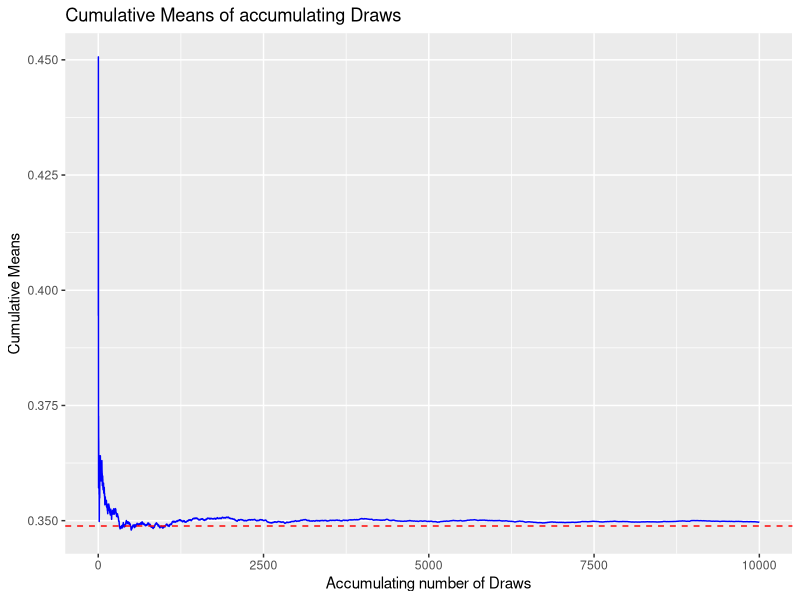
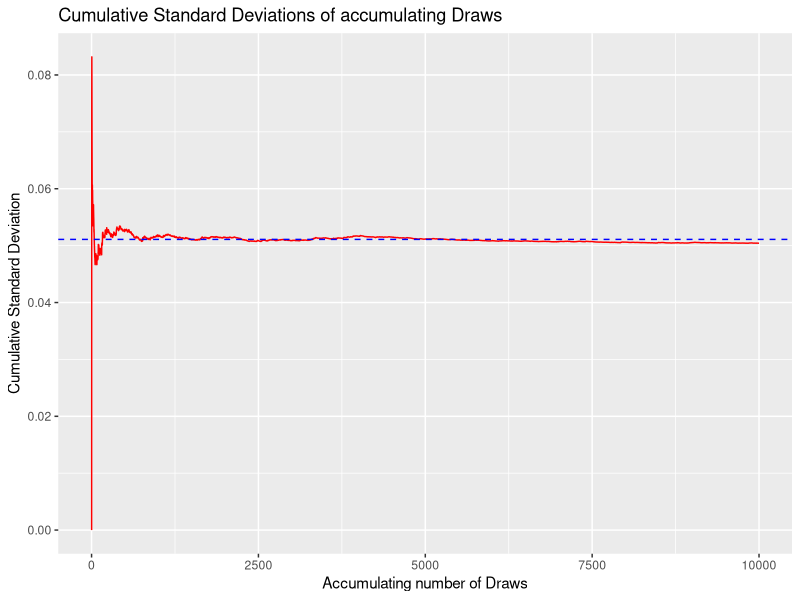
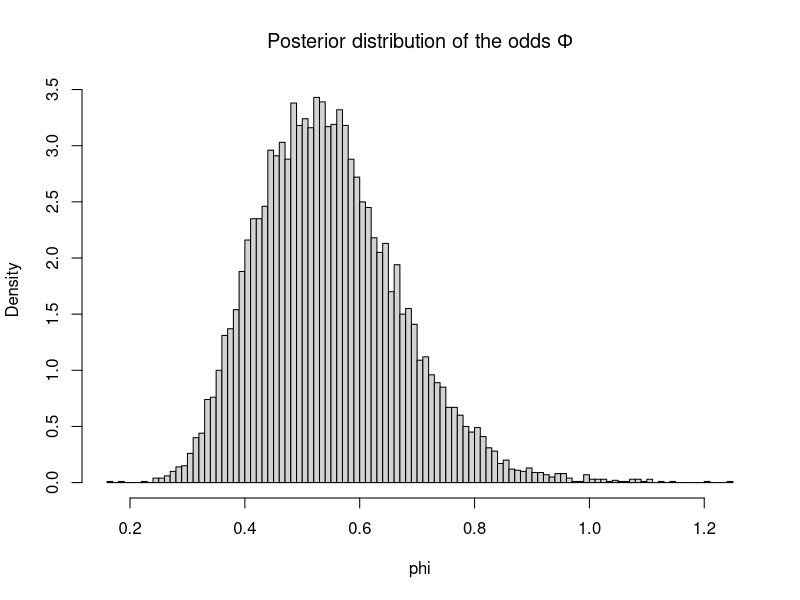
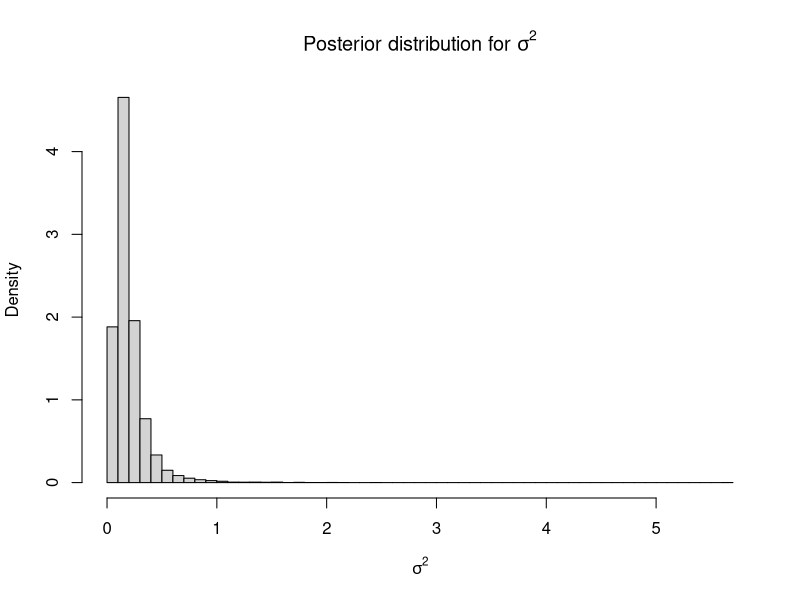
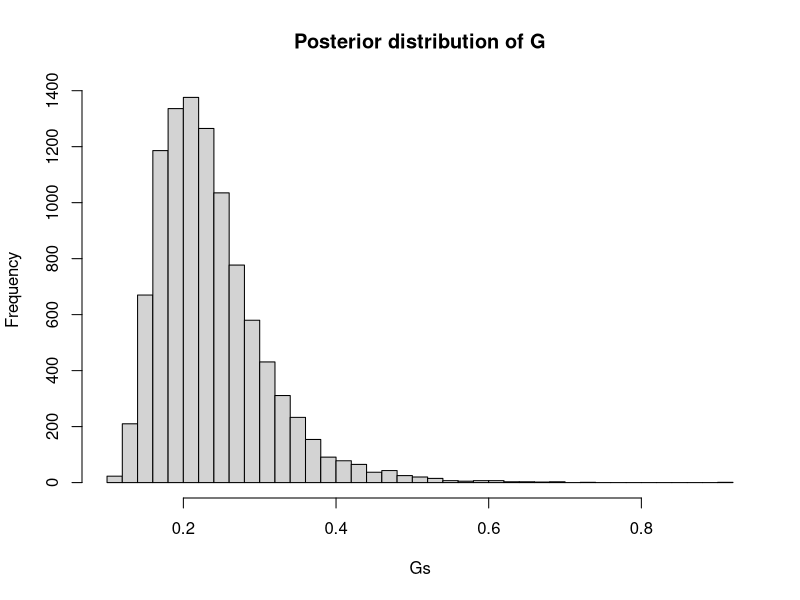
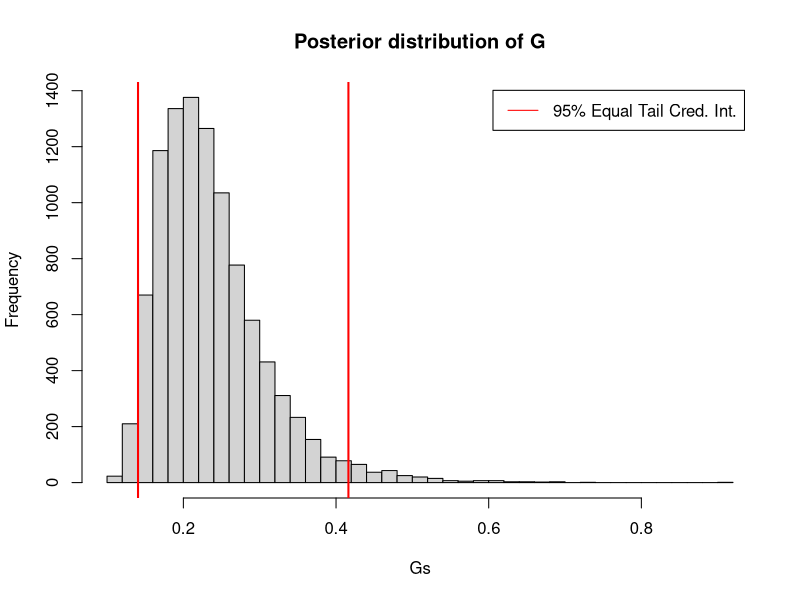
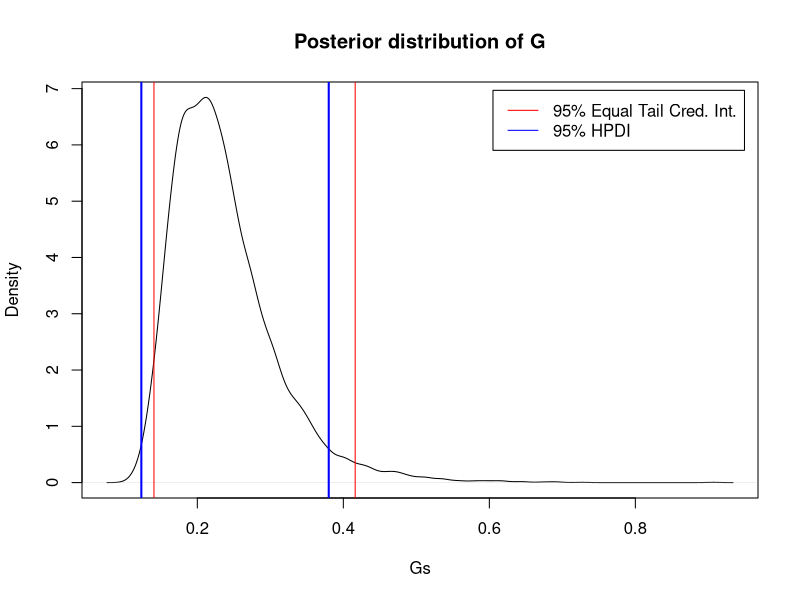
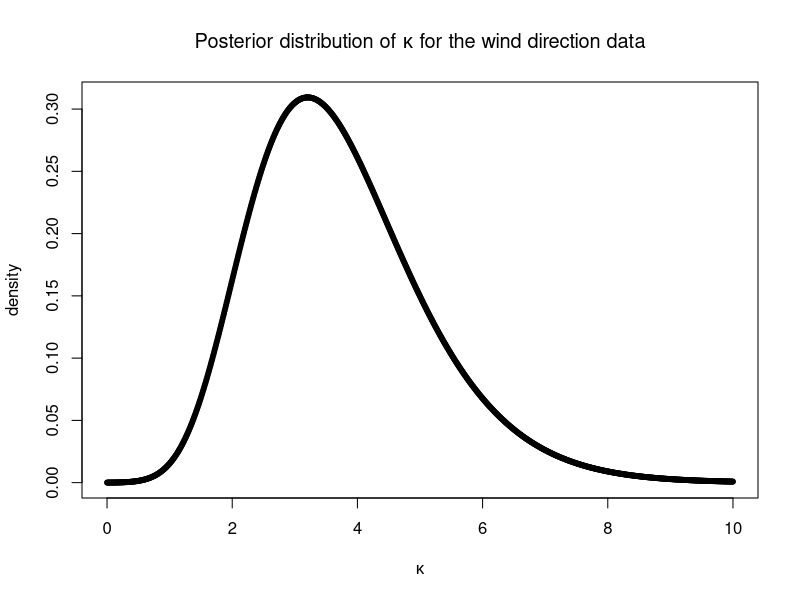

These charts were generated, in order, by the following R code:
## ---- chunk 1
knitr::opts_chunk$set(echo = TRUE)
knitr::opts_chunk$set(cache = TRUE)
## ---- chunk 2
library(ggplot2)
## ---- chunk 3
s <- 22
n <- 70
f <- n-s
nDraws <- 10000
alpha_0 <- 8
beta_0 <- 8

post_alpha <- alpha_0 + s
post_beta <- beta_0 + f

# rbeta drawing
delta <- rbeta(nDraws, post_alpha, post_beta)

# true values of mean and sd
mean_true <- post_alpha/(post_alpha + post_beta)
sd_true <- sqrt((post_alpha*post_beta)/((post_alpha+post_beta+1)*(post_alpha+post_beta)^2))

# sample means based on accumulating number of drawn values
cumu_mean <- cumsum(delta)/(1:nDraws)
cumu_sd <- sqrt(cumsum((delta - cumu_mean)^2) / (1:nDraws))

plot_data <- data.frame(
  Draw = 1:nDraws,
  Mean = cumu_mean,
  SD = cumu_sd
)

# Mean plot
cumulativeMeans_plot <- ggplot(plot_data, aes(x = Draw)) +
  geom_line(aes(y = Mean), color = "blue") +
  # true mean line
  geom_hline(yintercept = mean_true, color = "red", linetype = "dashed") +
  ggtitle("Cumulative Means of accumulating Draws") +
  xlab("Accumulating number of Draws") +
  ylab("Cumulative Means")

# SD plot
cumulativeSD_plot <- ggplot(plot_data, aes(x = Draw)) +
  geom_line(aes(y = SD), color = "red") +
  # true standard deviation line
  geom_hline(yintercept = sd_true, color = "blue", linetype = "dashed") +
  ggtitle("Cumulative Standard Deviations of accumulating Draws") +
  xlab("Accumulating number of Draws") +
  ylab("Cumulative Standard Deviation")

cumulativeMeans_plot
cumulativeSD_plot
## ---- chunk 4

# posterior probability:
p_post <- mean(delta > 0.3)

# beta posterior probability:
p_beta_post <- 1-(pbeta(0.3, post_alpha, post_beta))

p_post
p_beta_post
## ---- chunk 5
phi <- delta/(1-delta)

hist(phi, breaks=100, prob=TRUE, xlab="phi", main=expression(paste("Posterior distribution of the odds ", Phi)))


## ---- chunk 6
Y = c(33, 24, 48, 32, 55, 74, 23, 17)
n = length(Y)
df = n-1

mu = 3.6
tau_sq = (sum((log(Y)-mu)^2))/n

sigsq_draws = 1 / rchisq(10000, df)

hist(sigsq_draws, prob=TRUE, xlab = expression(sigma^2),
     main=expression(paste("Posterior distribution for ", sigma^2)), 
     breaks = 50)

## ---- chunk 7

Gs = 2*pnorm((sqrt(sigsq_draws)/sqrt(2))) - 1

hist(Gs, main = "Posterior distribution of G", breaks = 50 )

## ---- chunk 8
sortedGs = sort(Gs)
G250 = sortedGs[250]
G9750 = sortedGs[9750]

hist(Gs, main = "Posterior distribution of G", breaks = 50 )
abline(v = G250, col = "red", lwd=2)
abline(v = G9750, col= "red", lwd=2)
legend("topright", inset=.02, legend=c("95% Equal Tail Cred. Int."), col=c("red"), lty=1)
## ---- chunk 9
kernel_estimate = density(Gs)
x = kernel_estimate$x
y = kernel_estimate$y

y_sorted = sort(y)

y_val = 7.0
box_width = (max(kernel_estimate$x)-min(kernel_estimate$x))/512
delta = 0.001
while(sum(kernel_estimate$y[kernel_estimate$y >= y_val]*box_width) < .95){
  #cat("y=", y_val, "\r")
  y_val = y_val - delta
}
print(y_val)
x_left_bound = min(kernel_estimate$x[kernel_estimate$y >= y_val])
print(x_left_bound)
x_right_bound = max(kernel_estimate$x[kernel_estimate$y >= y_val])
print(x_right_bound)
  
plot(kernel_estimate, main = "Posterior distribution of G", xlab = "Gs")
abline(v=x_left_bound, col = "blue", lwd=2)
abline(v=x_right_bound, col = "blue", lwd=2)
abline(v = G250, col = "red", lwd=1)
abline(v = G9750, col= "red", lwd=1)
legend("topright", inset=.02, legend=c("95% Equal Tail Cred. Int.", "95% HPDI"), col=c("red", "blue"), lty=c(1,1))
## ---- chunk 10
obs = c(-2.79, 2.33, 1.83, -2.44, 2.23, 2.33, 2.07, 2.02, 2.14, 2.54)
n = length(obs)
mu = 2.4

minimum = 0
maximum = 10
delta = 0.01
kappaGrid <- seq(minimum, maximum, by = delta)

posterior_func <- function(kappa, mu, y){
  n = length(y)
  (exp(kappa * sum(cos(y - mu))) - kappa/2)/(besselI(kappa, nu = 0))^n
}
posterior = posterior_func(kappaGrid, mu, obs)
#normalizing:
posterior = posterior/(sum(posterior)*delta)

plot(posterior ~ kappaGrid, pch = 20, 
     main = expression(paste("Posterior distribution of ", kappa, " for the wind direction data")), 
     xlab=expression(kappa), ylab = "density")
## ---- chunk 11
idx_mode = which.max(posterior)
post_mode = kappaGrid[idx_mode]

plot(posterior ~ kappaGrid, pch = 20, 
     xlab = expression(kappa), main = expression(paste("Posterior distribution of ", kappa)))
abline(v = post_mode, col = "red", lwd=2)
legend("topright", inset=.02, legend=paste0("Posterior mode = ", post_mode), col=c("red"), lty=1)
